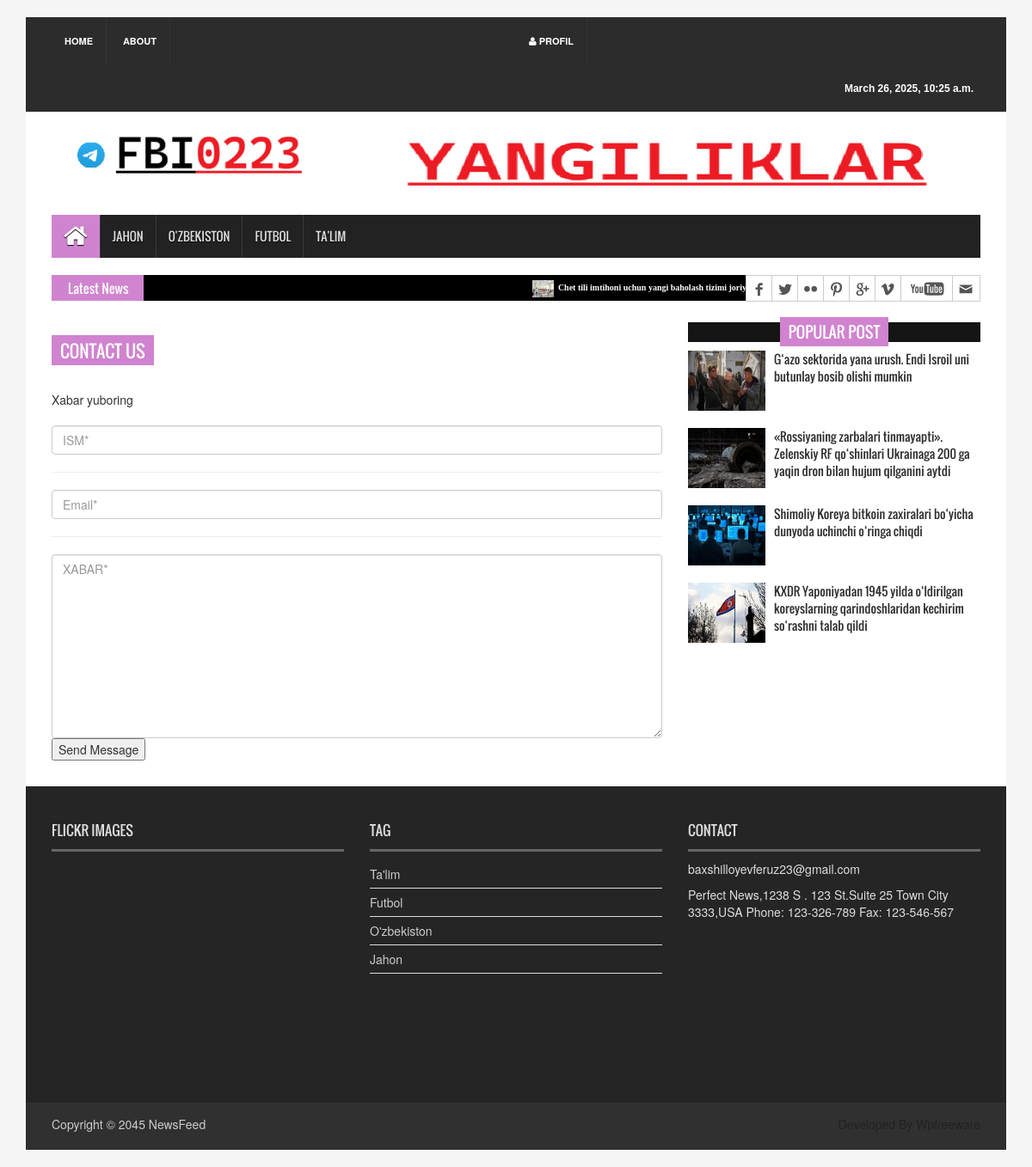
/contact/, run on an earlier commit of the app's database.
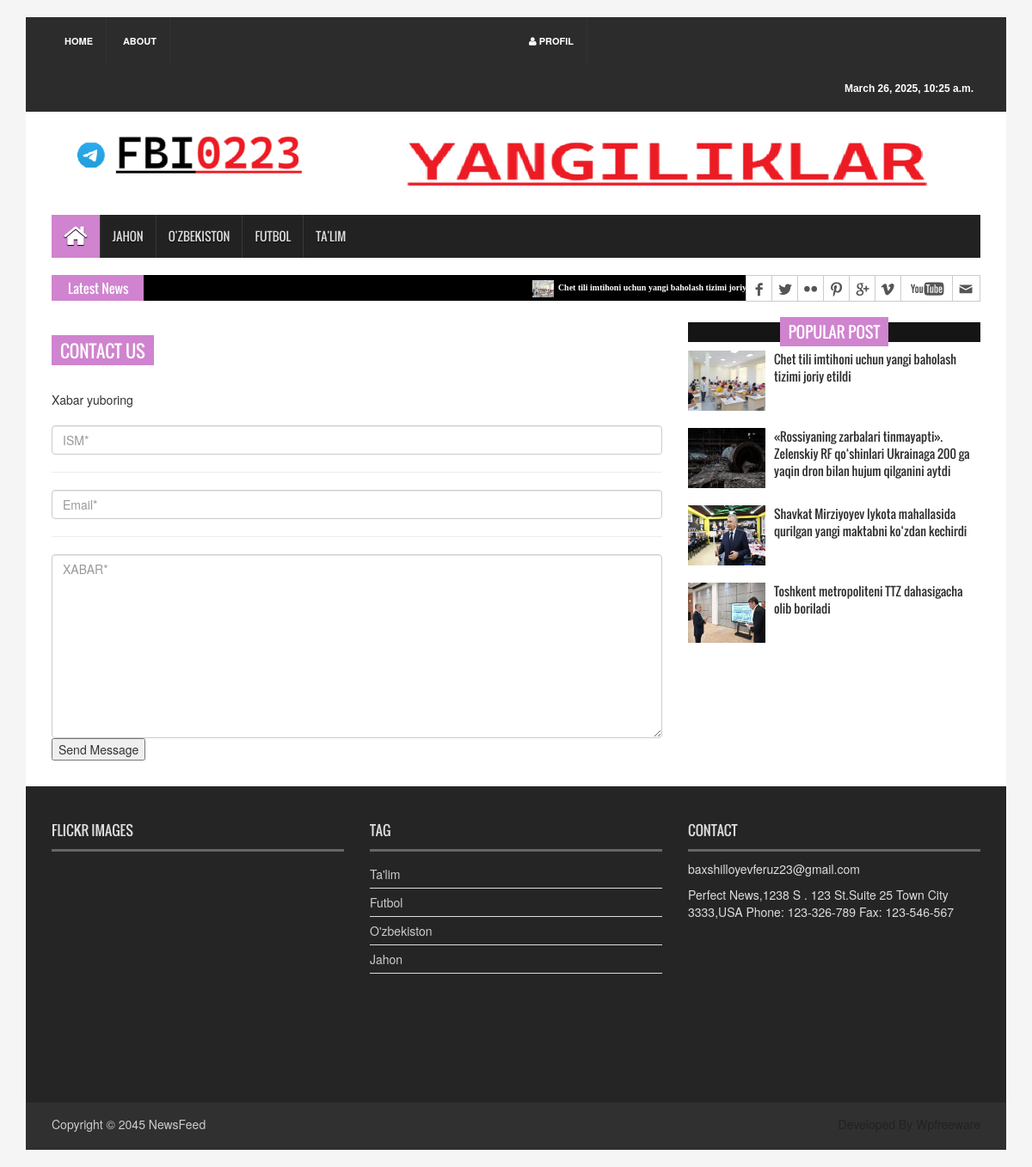
And on a later commit of the database.
### app/models.py (models this page shows, shortened)
class Category(models.Model):
    name = models.CharField(max_length=100)
    is_active = models.BooleanField(default=True)

class News(models.Model):
    title = models.CharField(max_length=200)
    short_dec = models.CharField(max_length=200)
    desc = models.TextField()
    author = models.CharField(max_length=100, default='admin')
    image = models.FileField()
    category = models.ForeignKey(Category, on_delete=models.CASCADE)
    views = models.PositiveIntegerField(default=0)
    created_at = models.DateTimeField(auto_now_add=True)
    like = models.PositiveIntegerField(default=0)
    dislike = models.PositiveIntegerField(default=0)
    liked_users = models.ManyToManyField(User, related_name='liked_news', blank=True)
    disliked_users = models.ManyToManyField(User, related_name='disliked_news', blank=True)

### app/views.py (the view)
# urls.py: path('contact/', contact1, name='contact'),
def contact1(request):
    news = News.objects.all().order_by('-created_at')
    popular = News.objects.all().order_by('-views')
    ctg = Category.objects.all().order_by('-id')
    ctg1 = Category.objects.filter(is_active=True)
    if request.method == "POST":
        form = ContactMessageForm(request.POST)
        if form.is_valid():
            form.save()
            return redirect("index")
    else:
        form = ContactMessageForm()
    ctx = {
        'ctg': ctg,
        'ctg1': ctg1,
        'news': news,
        'popular': popular,
        'date': date_view(),
        'form': form,
    }
    return render(request, "contact.html", ctx)

### app/forms.py
class ContactMessageForm(forms.ModelForm):
    class Meta:
        model = ContactMessage
        fields = ['name', 'email', 'message']

### app/views.py (called while the page is built)
def date_view():
    return datetime.datetime.today()

### templates/contact.html (shortened to what the changed rows need)
<!DOCTYPE html>
<html>
{% load static %}
<head>
<link rel="stylesheet" type="text/css" href="{% static 'assets/css/bootstrap.min.css' %}">
<link rel="stylesheet" type="text/css" href="{% static 'assets/css/font-awesome.min.css' %}">
<link rel="stylesheet" type="text/css" href="{% static 'assets/css/animate.css' %}">
<link rel="stylesheet" type="text/css" href="{% static 'assets/css/font.css' %}">
<link rel="stylesheet" type="text/css" href="{% static 'assets/css/li-scroller.css' %}">
<link rel="stylesheet" type="text/css" href="{% static 'assets/css/slick.css' %}">
<link rel="stylesheet" type="text/css" href="{% static 'assets/css/jquery.fancybox.css' %}">
<link rel="stylesheet" type="text/css" href="{% static 'assets/css/theme.css' %}">
<link rel="stylesheet" type="text/css" href="{% static 'assets/css/style.css' %}">
</head>
<body>
<div class="container">
  <section id="navArea">
    <nav class="navbar navbar-inverse" role="navigation">
      <div id="navbar" class="navbar-collapse collapse">
        <ul class="nav navbar-nav main_nav">
          {% for ct in ctg1 %}
          <li><a href="{% url 'ct_d' ct.id%}">{{ct.name}}</a></li>
          {% endfor %}
        </ul>
      </div>
    </nav>
  </section>
  <section id="newsSection">
    <div class="row">
      <div class="col-lg-12 col-md-12">
        <div class="latest_newsarea"> <span>Latest News</span>
           <ul id="ticker01" class="news_sticker">
            {% for new in news %}
              <li><a href="{% url 'n_d' new.id %}"><img src="{{ new.image.url }}" alt="">{{new.title}}</a></li>
            {% endfor %}
          </ul>
        </div>
      </div>
    </div>
  </section>
<section id="contentSection">
    <div class="row">
        <div class="col-lg-8 col-md-8 col-sm-8">
            <div class="left_content">
                <div class="contact_area">
                    <h2>Contact Us</h2>
                </div>
            </div>
        </div>
        <div class="col-lg-4 col-md-4 col-sm-4">
            <aside class="right_content">
                <div class="single_sidebar">
                    <h2><span>Popular Post</span></h2>
                    <ul class="spost_nav">
                        {% for new in popular|slice:"0:4" %}
                        <li>
                            <div class="media wow fadeInDown">
                                <a href="{% url 'n_d' new.id %}" class="media-left">
                                    <img alt="" src="{{ new.image.url }}">
                                </a>
                                <div class="media-body">
                                    <a href="{% url 'n_d' new.id %}" class="catg_title">{{ new.title }}</a>
                                </div>
                            </div>
                        </li>
                        {% endfor %}
                    </ul>
                </div>
            </aside>
        </div>
    </div>
</section>
  <footer id="footer">
    <div class="footer_top">
      <div class="row">
        <div class="col-lg-4 col-md-4 col-sm-4">
          <div class="footer_widget wow fadeInLeftBig">
            <h2>Flickr Images</h2>
          </div>
        </div>
        <div class="col-lg-4 col-md-4 col-sm-4">
          <div class="footer_widget wow fadeInDown">
            <h2>Tag</h2>
            <ul class="tag_nav">
              {% for ct in ctg %}
              <li><a href="{% url 'ct_d' ct.id %}">{{ ct.name }}</a></li>
              {% endfor %}
            </ul>
          </div>
        </div>
        <div class="col-lg-4 col-md-4 col-sm-4">
          <div class="footer_widget wow fadeInRightBig">
            <h2>Contact</h2>
          </div>
        </div>
      </div>
    </div>
  </footer>
</div>
</body>
</html>

What changed in the data, as far as the page shows it:
no longer on this page (row edited): News: image (picture), title "G‘azo sektorida yana urush. Endi Isroil uni butunlay bosib olishi mumkin", shown under "POPULAR POST"
no longer on this page (row unchanged): News: image (picture), title "Shimoliy Koreya bitkoin zaxiralari bo‘yicha dunyoda uchinchi o‘ringa chiqdi", shown under "POPULAR POST"
no longer on this page (row unchanged): News: image (picture), title "KXDR Yaponiyadan 1945 yilda o‘ldirilgan koreyslarning qarindoshlaridan kechirim so‘rashni talab qildi", shown under "POPULAR POST"
now on one of the page's lists (row edited): News: title "Chet tili imtihoni uchun yangi baholash tizimi joriy etildi"
now on this page (row edited): News: image (picture), title "Shavkat Mirziyoyev Iykota mahallasida qurilgan yangi maktabni ko‘zdan kechirdi", shown under "POPULAR POST"
now on this page (row edited): News: image (picture), title "Toshkent metropoliteni TTZ dahasigacha olib boriladi", shown under "POPULAR POST"
